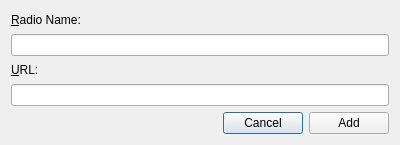
<?xml version="1.0" encoding="UTF-8"?>
<ui version="4.0">
 <class>Dialog</class>
 <widget class="QDialog" name="Dialog">
  <property name="geometry">
   <rect>
    <x>0</x>
    <y>0</y>
    <width>400</width>
    <height>145</height>
   </rect>
  </property>
  <property name="windowTitle">
   <string>Add Radio</string>
  </property>
  <property name="windowIcon">
   <iconset resource="icons.qrc">
    <normaloff>:/antenna.svg</normaloff>:/antenna.svg</iconset>
  </property>
  <layout class="QVBoxLayout" name="verticalLayout">
   <item>
    <widget class="QLabel" name="label">
     <property name="text">
      <string>&amp;Radio Name:</string>
     </property>
     <property name="buddy">
      <cstring>name</cstring>
     </property>
    </widget>
   </item>
   <item>
    <widget class="QLineEdit" name="name"/>
   </item>
   <item>
    <widget class="QLabel" name="label_2">
     <property name="text">
      <string>&amp;URL:</string>
     </property>
     <property name="buddy">
      <cstring>url</cstring>
     </property>
    </widget>
   </item>
   <item>
    <widget class="QLineEdit" name="url"/>
   </item>
   <item>
    <layout class="QHBoxLayout" name="horizontalLayout">
     <item>
      <spacer name="horizontalSpacer">
       <property name="orientation">
        <enum>Qt::Horizontal</enum>
       </property>
       <property name="sizeHint" stdset="0">
        <size>
         <width>40</width>
         <height>20</height>
        </size>
       </property>
      </spacer>
     </item>
     <item>
      <widget class="QPushButton" name="cancelButton">
       <property name="text">
        <string>Cancel</string>
       </property>
       <property name="icon">
        <iconset resource="icons.qrc">
         <normaloff>:/delete.svg</normaloff>:/delete.svg</iconset>
       </property>
      </widget>
     </item>
     <item>
      <widget class="QPushButton" name="addButton">
       <property name="text">
        <string>Add</string>
       </property>
       <property name="icon">
        <iconset resource="icons.qrc">
         <normaloff>:/ok.svg</normaloff>:/ok.svg</iconset>
       </property>
      </widget>
     </item>
    </layout>
   </item>
  </layout>
 </widget>
 <resources>
  <include location="icons.qrc"/>
 </resources>
 <connections>
  <connection>
   <sender>cancelButton</sender>
   <signal>clicked()</signal>
   <receiver>Dialog</receiver>
   <slot>reject()</slot>
   <hints>
    <hint type="sourcelabel">
     <x>244</x>
     <y>125</y>
    </hint>
    <hint type="destinationlabel">
     <x>172</x>
     <y>125</y>
    </hint>
   </hints>
  </connection>
  <connection>
   <sender>addButton</sender>
   <signal>clicked()</signal>
   <receiver>Dialog</receiver>
   <slot>accept()</slot>
   <hints>
    <hint type="sourcelabel">
     <x>377</x>
     <y>124</y>
    </hint>
    <hint type="destinationlabel">
     <x>401</x>
     <y>64</y>
    </hint>
   </hints>
  </connection>
 </connections>
</ui>
